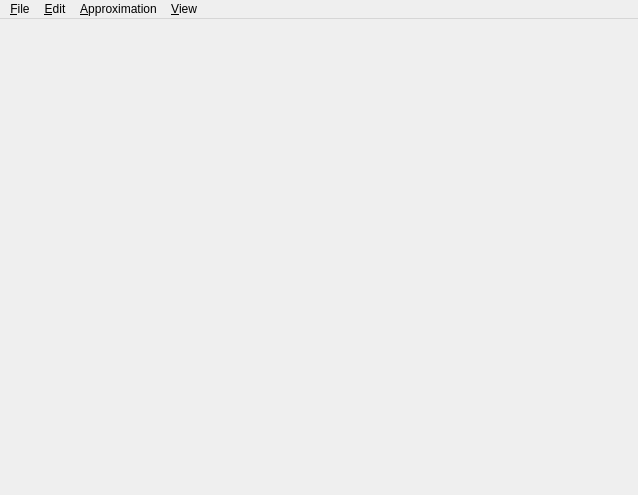
<?xml version="1.0" encoding="UTF-8"?>
<ui version="4.0">
 <class>MainWindow</class>
 <widget class="QMainWindow" name="MainWindow">
  <property name="geometry">
   <rect>
    <x>0</x>
    <y>0</y>
    <width>638</width>
    <height>495</height>
   </rect>
  </property>
  <property name="windowTitle">
   <string>CGAL - VSA demo</string>
  </property>
  <property name="windowIcon">
   <iconset resource="VSA_demo.qrc">
    <normaloff>:/cgal/icons/resources/cgal_logo.xpm</normaloff>:/cgal/icons/resources/cgal_logo.xpm</iconset>
  </property>
  <property name="locale">
   <locale language="English" country="UnitedStates"/>
  </property>
  <widget class="QWidget" name="centralwidget">
   <layout class="QGridLayout" name="gridLayout">
    <item row="0" column="1">
     <widget class="Viewer" name="viewer" native="true">
      <property name="locale">
       <locale language="English" country="UnitedStates"/>
      </property>
     </widget>
    </item>
   </layout>
  </widget>
  <widget class="QMenuBar" name="menubar">
   <property name="geometry">
    <rect>
     <x>0</x>
     <y>0</y>
     <width>638</width>
     <height>26</height>
    </rect>
   </property>
   <widget class="QMenu" name="menuFile">
    <property name="title">
     <string>&amp;File</string>
    </property>
    <addaction name="actionLoadPolyhedron"/>
    <addaction name="actionSaveApproximation"/>
    <addaction name="separator"/>
    <addaction name="actionQuit"/>
   </widget>
   <widget class="QMenu" name="menuView">
    <property name="title">
     <string>&amp;View</string>
    </property>
    <addaction name="actionView_polyhedron"/>
    <addaction name="actionView_wireframe"/>
    <addaction name="actionView_segboundary"/>
    <addaction name="separator"/>
    <addaction name="actionView_anchors"/>
    <addaction name="actionView_approximation"/>
   </widget>
   <widget class="QMenu" name="menuAlgorithms">
    <property name="title">
     <string>&amp;Approximation</string>
    </property>
    <addaction name="action_l21_metric"/>
    <addaction name="action_l2_metric"/>
    <addaction name="action_compact_metric"/>
   </widget>
   <widget class="QMenu" name="menuEdit">
    <property name="title">
     <string>&amp;Edit</string>
    </property>
    <addaction name="actionCopy_snapshot"/>
    <addaction name="actionSave_snapshot"/>
   </widget>
   <addaction name="menuFile"/>
   <addaction name="menuEdit"/>
   <addaction name="menuAlgorithms"/>
   <addaction name="menuView"/>
  </widget>
  <action name="actionQuit">
   <property name="text">
    <string>&amp;Quit</string>
   </property>
  </action>
  <action name="actionLoadPolyhedron">
   <property name="text">
    <string>&amp;Load polyhedron</string>
   </property>
  </action>
  <action name="actionView_wireframe">
   <property name="text">
    <string>&amp;Wireframe</string>
   </property>
   <property name="toolTip">
    <string>Render wireframe</string>
   </property>
  </action>
  <action name="actionSave_snapshot">
   <property name="text">
    <string>Save snapshot</string>
   </property>
  </action>
  <action name="actionCopy_snapshot">
   <property name="text">
    <string>Copy snapshot</string>
   </property>
  </action>
  <action name="actionView_segboundary">
   <property name="text">
    <string>Segment Boundary</string>
   </property>
  </action>
  <action name="actionView_anchors">
   <property name="text">
    <string>Anchors</string>
   </property>
  </action>
  <action name="actionView_approximation">
   <property name="text">
    <string>Approximation</string>
   </property>
  </action>
  <action name="actionView_polyhedron">
   <property name="text">
    <string>Polyhedron</string>
   </property>
  </action>
  <action name="actionSaveApproximation">
   <property name="text">
    <string>&amp;Save Approximation</string>
   </property>
  </action>
  <action name="action_l21_metric">
   <property name="text">
    <string>&amp;L21 Metric</string>
   </property>
   <property name="toolTip">
    <string>Variational Shape Approximation</string>
   </property>
   <property name="shortcut">
    <string>Ctrl+V</string>
   </property>
  </action>
  <action name="action_compact_metric">
   <property name="text">
    <string>&amp;Compact</string>
   </property>
  </action>
  <action name="action_l2_metric">
   <property name="text">
    <string>L2 Metric</string>
   </property>
  </action>
 </widget>
 <customwidgets>
  <customwidget>
   <class>Viewer</class>
   <extends>QWidget</extends>
   <header>Viewer.h</header>
  </customwidget>
 </customwidgets>
 <resources>
  <include location="VSA_demo.qrc"/>
 </resources>
 <connections/>
</ui>
